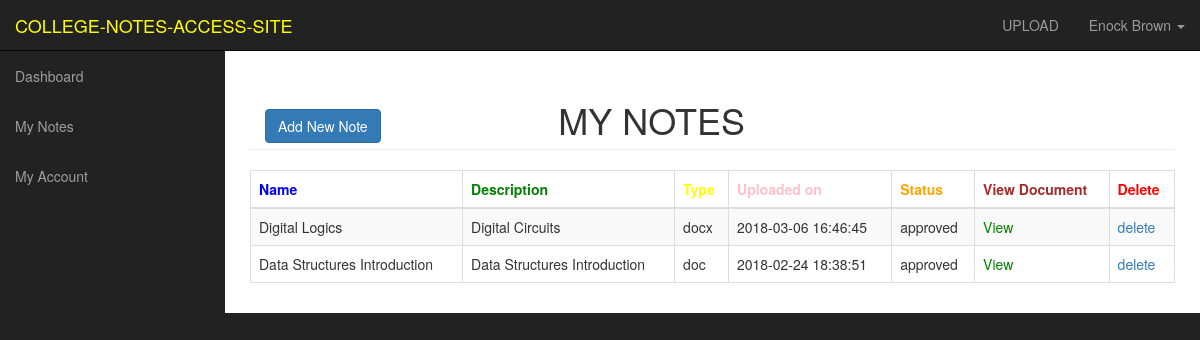
/dashboard/notes.php (signed in), run on the app's committed database.
### tables this page shows
CREATE TABLE `uploads` (
  `file_id` int(11) NOT NULL,
  `file_name` varchar(225) NOT NULL,
  `file_description` text NOT NULL,
  `file_type` varchar(225) NOT NULL,
  `file_uploader` varchar(225) NOT NULL,
  `file_uploaded_on` timestamp NOT NULL DEFAULT CURRENT_TIMESTAMP ON UPDATE CURRENT_TIMESTAMP,
  `file_uploaded_to` varchar(225) NOT NULL,
  `file` varchar(225) NOT NULL,
  `status` varchar(225) NOT NULL DEFAULT 'not approved yet'
);

### dashboard/notes.php (the view, shortened to what this page needs)
<?php include 'includes/adminheader.php';
?>
    <div id="wrapper">
       <?php include 'includes/adminnav.php';?>
        <div id="page-wrapper">
            <div class="container-fluid">
                <div class="row">
                    <div class="col-lg-12">
                        <h1 class="page-header">
                        <div class="col-xs-4">
            <a href="uploadnote.php" class="btn btn-primary">Add New Note</a>
            </div>
                         MY NOTES
                        </h1>
<div class="row">
<div class="col-lg-12">
        <div class="table-responsive">
<form action="" method="post">
            <table class="table table-bordered table-striped table-hover">
            <thead>
                    <tr>
                        <th style="color:blue;">Name</th>
                        <th style="color:green">Description</th>
                        <th style="color:yellow;">Type </th>
                        <th style="color:pink">Uploaded on</th>
                        <th style="color:orange;">Status</th>
                        <th style="color:brown;">View Document</th>
                        <th style="color:red;">Delete</th>
                    </tr>
                </thead>
                <tbody>
                 <?php
                 $currentuser = $_SESSION['username'];
$query = "SELECT * FROM uploads WHERE file_uploader= '$currentuser' ORDER BY file_uploaded_on DESC";
$run_query = mysqli_query($conn, $query) or die(mysqli_error($conn));
if (mysqli_num_rows($run_query) > 0) {
while ($row = mysqli_fetch_array($run_query)) {
    $file_id = $row['file_id'];
    $file_name = $row['file_name'];
    $file_description = $row['file_description'];
    $file_type = $row['file_type'];
    $file_date = $row['file_uploaded_on'];
    $file_status = $row['status'];
    $file = $row['file'];
    echo "<tr>";
    echo "<td>$file_name</td>";
    echo "<td>$file_description</td>";
    echo "<td>$file_type</td>";
    echo "<td>$file_date</td>";
    echo "<td>$file_status</td>";
    echo "<td><a href='allfiles/$file' target='_blank' style='color:green'>View </a></td>";
    echo "<td><a onClick=\"javascript: return confirm('Are you sure you want to delete this post?')\" href='?del=$file_id'><i class='fa fa-times' style='color: red;'></i>delete</a></td>";
    echo "</tr>";
}
}
else {
    echo "<script>alert('Not notes yet! Start uploading now');
    window.location.href= 'uploadnote.php';</script>";
}
?>
                </tbody>
            </table>
</form>
</div>
</div>
</div>
</body>
</html

### dashboard/css/sb-admin.css (style rules this page uses)
body { margin-top: 100px; background-color:#222; }
@media (min-width:768px) { body { margin-top: 50px; } }
#wrapper { padding-left: 0; }
#page-wrapper { width: 100%; padding: 0; background-color: #fff; }
@media (min-width:768px) { #wrapper { padding-left: 225px; } }
@media (min-width:768px) { #page-wrapper { padding: 10px; } }

### data on the page
uploads: file_name "Digital Logics", file_description "Digital Circuits", file_type "docx", file_uploaded_on "2018-03-06 16:46:45", status "approved"
uploads: file_name "Data Structures Introduction", file_description "Data Structures Introduction", file_type "doc", file_uploaded_on "2018-02-24 18:38:51", status "approved"

### other printed values
$_SESSION['name'] "Enock Brown"
